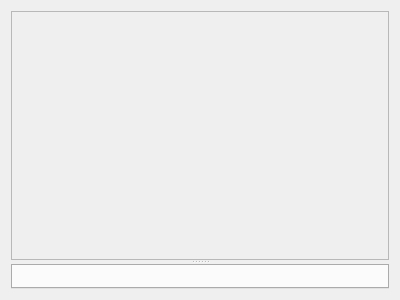
<?xml version="1.0" encoding="UTF-8"?>
<ui version="4.0">
 <class>RequestResponseDetailDialog</class>
 <widget class="QDialog" name="RequestResponseDetailDialog">
  <property name="geometry">
   <rect>
    <x>0</x>
    <y>0</y>
    <width>400</width>
    <height>300</height>
   </rect>
  </property>
  <property name="windowTitle">
   <string>Response Detail</string>
  </property>
  <layout class="QVBoxLayout" name="verticalLayout">
   <item>
    <widget class="QSplitter" name="splitter">
     <property name="orientation">
      <enum>Qt::Vertical</enum>
     </property>
     <widget class="QFrame" name="detailWidget">
      <property name="frameShape">
       <enum>QFrame::StyledPanel</enum>
      </property>
      <property name="frameShadow">
       <enum>QFrame::Raised</enum>
      </property>
     </widget>
     <widget class="QTabWidget" name="tabWidget"/>
    </widget>
   </item>
  </layout>
 </widget>
 <resources/>
 <connections/>
</ui>
